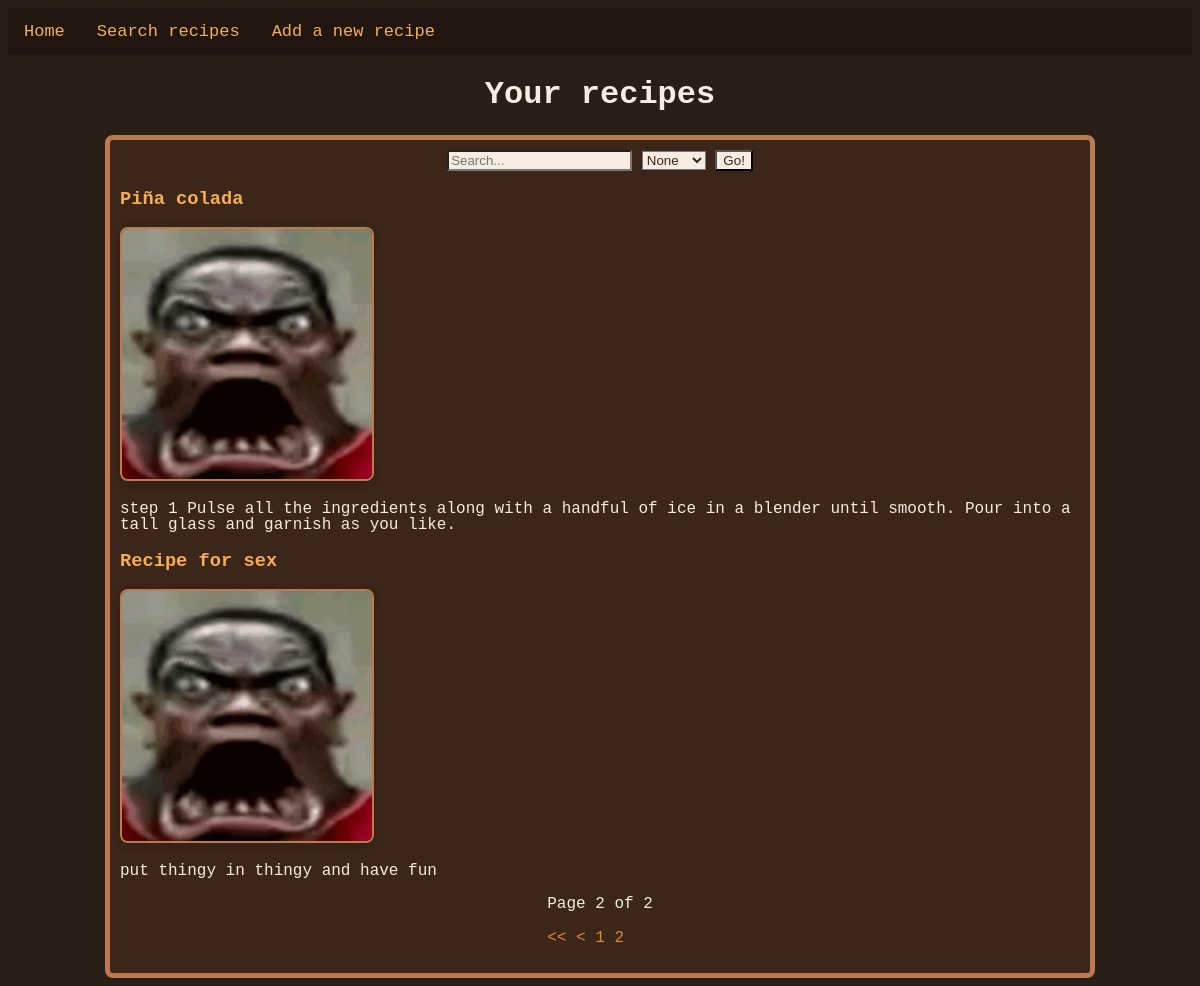
The app's page /recipes/?page=2, older data.
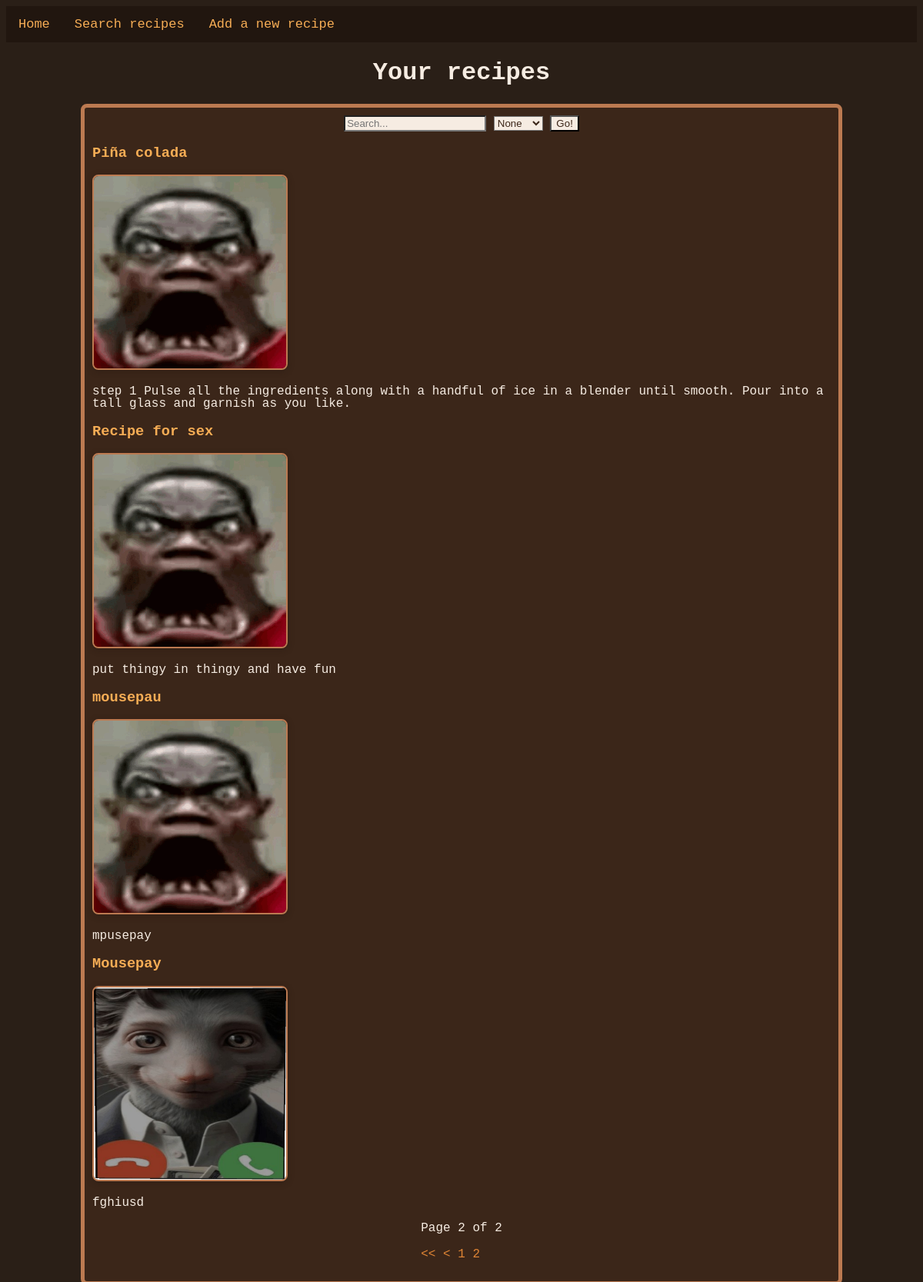
The same page, newer data.
### recipesMain/models.py (models this page shows, shortened)
class recipe(models.Model):
    recipeId = models.BigAutoField(primary_key = True)
    title = models.CharField(max_length = 50)
    prepTime = models.IntegerField(default=15)
    cookTime = models.IntegerField(default=20)
    ingredients = models.TextField()
    body = models.TextField()
    image = models.ImageField(upload_to="food_images/", default="food_images/icon.png")
    tag = models.ManyToManyField(category, db_column = "categoryTitle")
    class Meta:
        db_table = "recipe"

### recipesMain/views.py (the view)
# urls.py: path("", views.listRecipesView, name="listRecipesView"),
def listRecipesView(request):
    categories = category.objects.all()
    q = request.GET.get("q", default="")
    tagDDM = request.GET.get("tagDDM", default="")
    recipesDisp = recipe.objects.filter((Q(title__icontains=q) |
                                        Q(body__icontains=q)) &
                                        Q(tag__categoryTitle__icontains=tagDDM))
    paginator = P(recipesDisp, 4)
    pageObj = paginator.get_page(request.GET.get('page'))
    return render(request, "recipeViews/recipeList.html", {"category": categories, "pageObj": pageObj,})

### templates/recipeViews/recipeList.html (shortened to what this page needs)
{% extends "base.html" %}
{% load static %}
{% block content %}
<div class="centreTitle">
    <h1>Your recipes</h1>
</div>
<div class="centreColumn">
    <form class="searchbar" action="/recipes/" method="get">
        <input name="q" type="text" placeholder="Search..." />
        <select name="tagDDM">
            <option value="">None</option>
        </select>
        <input type="submit" value="Go!" />
    </form>
    <div>
        {% if pageObj %}
            {% for getdata in pageObj %}
            <article class="entry">
                <h3><a class="recipeLink" href="/recipes/{{ getdata.recipeId }}">{{ getdata.title }}</a></h3>
                <p><img class="previewImage" src="{{getdata.image.url}}" alt="{{getdata.image.url}}"></p>
                <p>{{ getdata.body | truncatechars:200 }}</p>
            </article>
            {% endfor %}
        {% else %}
            <p class="noResult">No results. Maybe you should write this one next!</p>
        {% endif %}
    </div>
    <div class="pagination">
        <span>
            Page {{ pageObj.number }} of {{ pageObj.paginator.num_pages }}
        </span>
        <p>
        {% if pageObj.has_previous %}
            <a href="?page=1"><<</a>
            <a href="?page={{ pageObj.previous_page_number }}"><</a>
        {% endif %}
        {% for num in pageObj.paginator.page_range %}
            {% if page_obj.number == num %}
                <strong>{{ num }}</strong>
            {% else %}
                <a href="?page={{ num }}">{{ num }}</a>
            {% endif %}
        {% endfor %}
        </p>
    </div>
</div>
{% endblock %}

Row changes from the older to the newer data that the page shows:
added recipe: title "mousepau", image (picture), body "mpusepay"
added recipe: title "Mousepay", image (picture), body "fghiusd"
